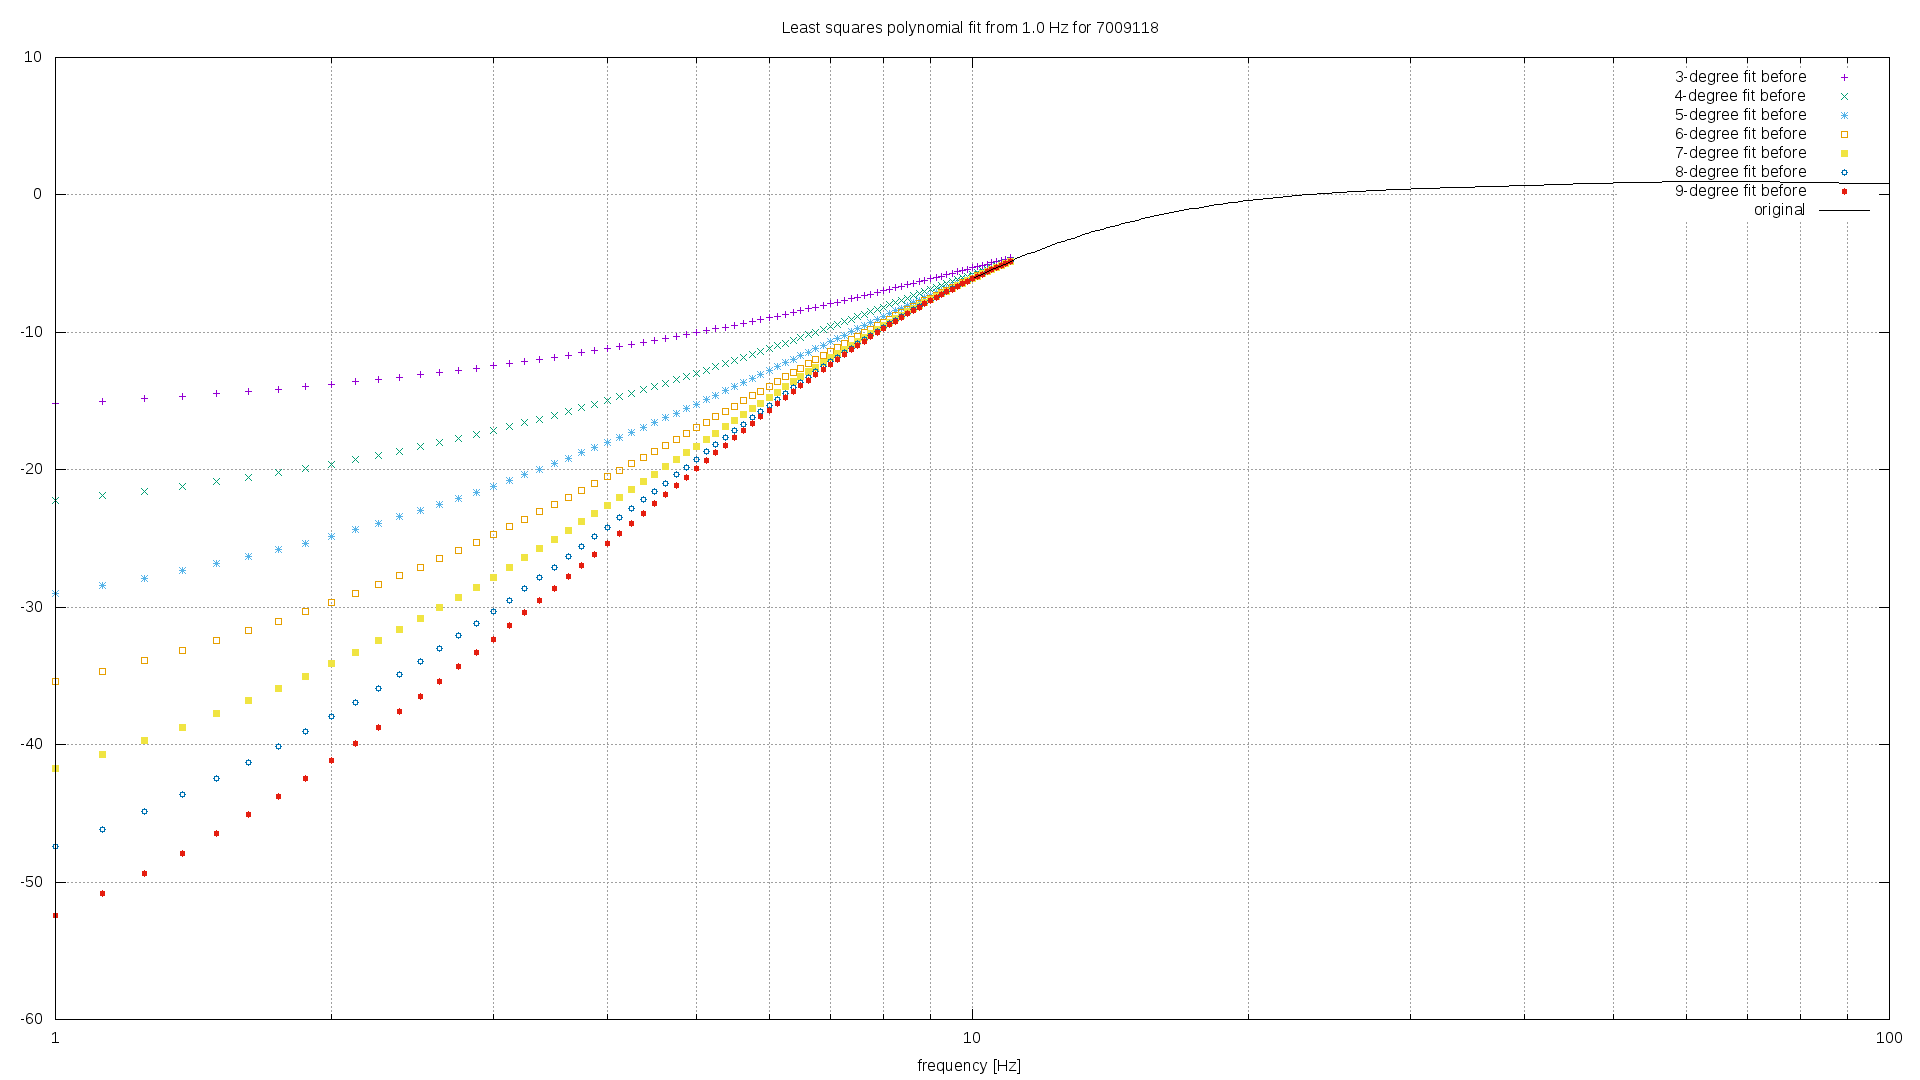

gnuplot code for this plot:
set title "Least squares polynomial fit from 1.0 Hz for 7009118"
set term png size 1920,1080
set output "fit-before-7009118.png"
set logscale x
set xrange [1:100]
set xlabel "frequency [Hz]"
set grid ytics lt 1
set grid xtics lt 1
set grid mxtics lt 0
plot \
"fit-before-7009118-3.tsv" using 1:2 title "3-degree fit before", \
"fit-before-7009118-4.tsv" using 1:2 title "4-degree fit before", \
"fit-before-7009118-5.tsv" using 1:2 title "5-degree fit before", \
"fit-before-7009118-6.tsv" using 1:2 title "6-degree fit before", \
"fit-before-7009118-7.tsv" using 1:2 title "7-degree fit before", \
"fit-before-7009118-8.tsv" using 1:2 title "8-degree fit before", \
"fit-before-7009118-9.tsv" using 1:2 title "9-degree fit before", \
"../data/7009118.tsv" using 1:2 title "original" with lines
set title "Zoomed least squares polynomial fit from 1.0 - 50.0 Hz"
set output "fit-before-zoom-7009118.png"
set xrange [5:50]
set yrange [-8:-2]
replot
